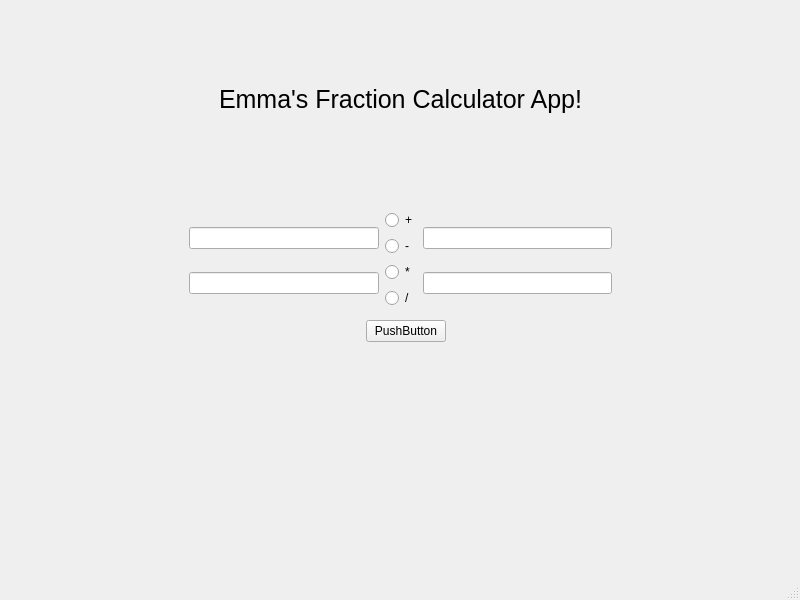
<?xml version="1.0" encoding="UTF-8"?>
<ui version="4.0">
 <class>MainWindow</class>
 <widget class="QMainWindow" name="MainWindow">
  <property name="geometry">
   <rect>
    <x>0</x>
    <y>0</y>
    <width>800</width>
    <height>600</height>
   </rect>
  </property>
  <property name="windowTitle">
   <string>MainWindow</string>
  </property>
  <widget class="QWidget" name="centralwidget">
   <widget class="QWidget" name="horizontalLayoutWidget">
    <property name="geometry">
     <rect>
      <x>0</x>
      <y>210</y>
      <width>801</width>
      <height>102</height>
     </rect>
    </property>
    <layout class="QHBoxLayout" name="horizontalLayout_2">
     <item>
      <spacer name="horizontalSpacer">
       <property name="orientation">
        <enum>Qt::Horizontal</enum>
       </property>
       <property name="sizeHint" stdset="0">
        <size>
         <width>40</width>
         <height>20</height>
        </size>
       </property>
      </spacer>
     </item>
     <item>
      <layout class="QGridLayout" name="gridLayout_2">
       <item row="0" column="0">
        <widget class="QLineEdit" name="FracOneNum"/>
       </item>
       <item row="1" column="0">
        <widget class="QLineEdit" name="FracOneDenum"/>
       </item>
      </layout>
     </item>
     <item>
      <layout class="QGridLayout" name="gridLayout_10">
       <item row="3" column="0">
        <widget class="QRadioButton" name="division">
         <property name="text">
          <string>/</string>
         </property>
        </widget>
       </item>
       <item row="0" column="0">
        <widget class="QRadioButton" name="addition">
         <property name="text">
          <string>+</string>
         </property>
        </widget>
       </item>
       <item row="2" column="0">
        <widget class="QRadioButton" name="multiplication">
         <property name="text">
          <string>*</string>
         </property>
        </widget>
       </item>
       <item row="1" column="0">
        <widget class="QRadioButton" name="subtraction">
         <property name="text">
          <string>-</string>
         </property>
        </widget>
       </item>
      </layout>
     </item>
     <item>
      <layout class="QGridLayout" name="gridLayout_6">
       <item row="1" column="0">
        <widget class="QLineEdit" name="FracTwoDenum"/>
       </item>
       <item row="0" column="0">
        <widget class="QLineEdit" name="FracTwoNum"/>
       </item>
      </layout>
     </item>
     <item>
      <spacer name="horizontalSpacer_2">
       <property name="orientation">
        <enum>Qt::Horizontal</enum>
       </property>
       <property name="sizeHint" stdset="0">
        <size>
         <width>40</width>
         <height>20</height>
        </size>
       </property>
      </spacer>
     </item>
     <item>
      <layout class="QGridLayout" name="gridLayout_4"/>
     </item>
    </layout>
   </widget>
   <widget class="QWidget" name="horizontalLayoutWidget_2">
    <property name="geometry">
     <rect>
      <x>0</x>
      <y>60</y>
      <width>801</width>
      <height>80</height>
     </rect>
    </property>
    <layout class="QHBoxLayout" name="horizontalLayout_3">
     <item>
      <widget class="QLabel" name="label">
       <property name="sizePolicy">
        <sizepolicy hsizetype="Maximum" vsizetype="Maximum">
         <horstretch>2</horstretch>
         <verstretch>2</verstretch>
        </sizepolicy>
       </property>
       <property name="font">
        <font>
         <pointsize>19</pointsize>
        </font>
       </property>
       <property name="text">
        <string>Emma's Fraction Calculator App!</string>
       </property>
      </widget>
     </item>
    </layout>
   </widget>
   <widget class="QWidget" name="gridLayoutWidget_4">
    <property name="geometry">
     <rect>
      <x>0</x>
      <y>320</y>
      <width>811</width>
      <height>86</height>
     </rect>
    </property>
    <layout class="QGridLayout" name="gridLayout_7">
     <item row="0" column="2">
      <spacer name="horizontalSpacer_4">
       <property name="orientation">
        <enum>Qt::Horizontal</enum>
       </property>
       <property name="sizeHint" stdset="0">
        <size>
         <width>40</width>
         <height>20</height>
        </size>
       </property>
      </spacer>
     </item>
     <item row="0" column="0">
      <spacer name="horizontalSpacer_3">
       <property name="orientation">
        <enum>Qt::Horizontal</enum>
       </property>
       <property name="sizeHint" stdset="0">
        <size>
         <width>40</width>
         <height>20</height>
        </size>
       </property>
      </spacer>
     </item>
     <item row="0" column="1">
      <widget class="QPushButton" name="Calculate">
       <property name="text">
        <string>PushButton</string>
       </property>
      </widget>
     </item>
     <item row="1" column="1">
      <widget class="QLabel" name="calOutput">
       <property name="text">
        <string> </string>
       </property>
      </widget>
     </item>
    </layout>
   </widget>
   <widget class="QWidget" name="horizontalLayoutWidget_3">
    <property name="geometry">
     <rect>
      <x>0</x>
      <y>430</y>
      <width>801</width>
      <height>80</height>
     </rect>
    </property>
    <layout class="QHBoxLayout" name="horizontalLayout">
     <item>
      <layout class="QVBoxLayout" name="verticalLayout">
       <item>
        <layout class="QGridLayout" name="gridLayout_3">
         <item row="1" column="1">
          <widget class="QLabel" name="numerator">
           <property name="text">
            <string> </string>
           </property>
          </widget>
         </item>
         <item row="4" column="1">
          <widget class="QLabel" name="denominator">
           <property name="text">
            <string> </string>
           </property>
          </widget>
         </item>
         <item row="2" column="1">
          <widget class="QLabel" name="seperator">
           <property name="text">
            <string> </string>
           </property>
          </widget>
         </item>
         <item row="2" column="0">
          <spacer name="horizontalSpacer_5">
           <property name="orientation">
            <enum>Qt::Horizontal</enum>
           </property>
           <property name="sizeHint" stdset="0">
            <size>
             <width>40</width>
             <height>20</height>
            </size>
           </property>
          </spacer>
         </item>
         <item row="2" column="2">
          <spacer name="horizontalSpacer_6">
           <property name="orientation">
            <enum>Qt::Horizontal</enum>
           </property>
           <property name="sizeHint" stdset="0">
            <size>
             <width>40</width>
             <height>20</height>
            </size>
           </property>
          </spacer>
         </item>
        </layout>
       </item>
      </layout>
     </item>
    </layout>
   </widget>
  </widget>
  <widget class="QMenuBar" name="menubar">
   <property name="geometry">
    <rect>
     <x>0</x>
     <y>0</y>
     <width>800</width>
     <height>21</height>
    </rect>
   </property>
  </widget>
  <widget class="QStatusBar" name="statusbar"/>
 </widget>
 <resources/>
 <connections/>
</ui>
